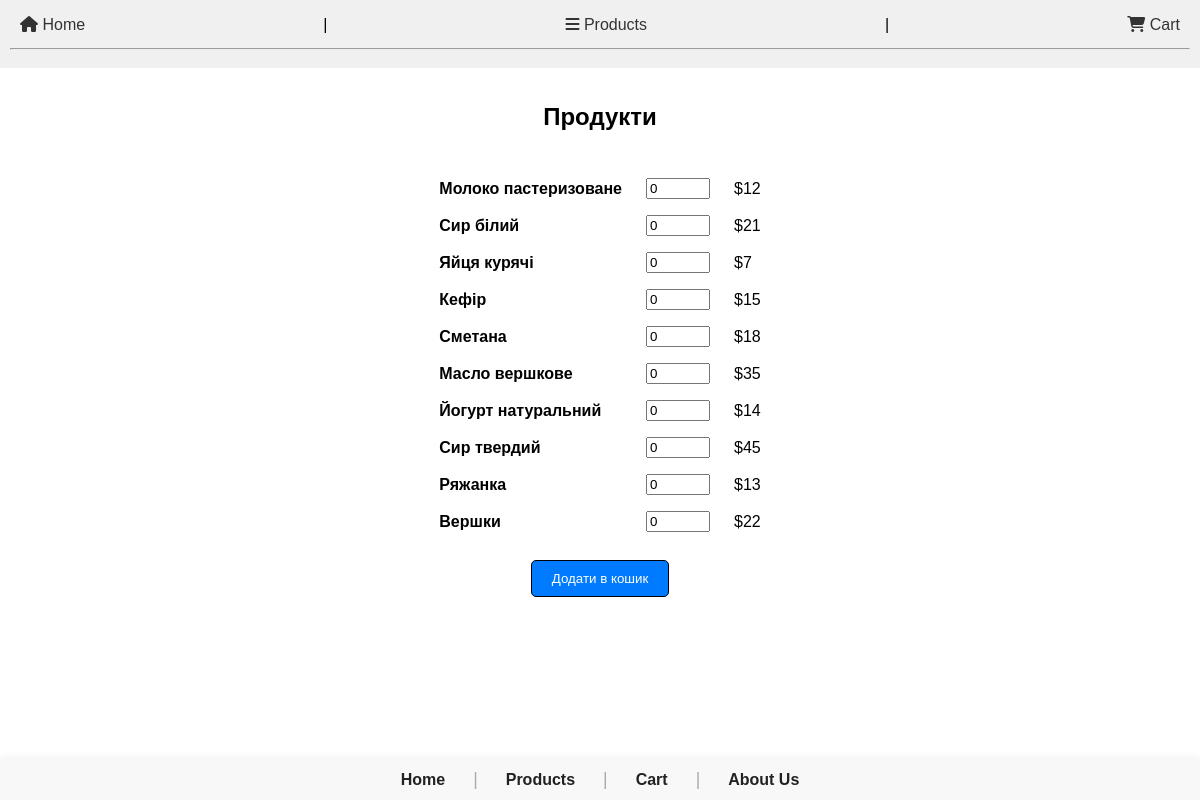
/products.php, run on the app's committed database.
### tables this page shows
CREATE TABLE products (
        id INTEGER PRIMARY KEY AUTOINCREMENT,
        name TEXT NOT NULL,
        price INTEGER NOT NULL
    );

### includes/functions.php (called while the page is built, shortened)
<?php
function getProducts() {
    require_once __DIR__ . '/../data/productsDB.php';
    $products = [];
    $stmt = $pdo->query("SELECT id, name, price FROM products");
    while ($row = $stmt->fetch(PDO::FETCH_ASSOC)) {
        $products[$row['id']] = $row;
    }
    return $products;
}

### products.php (the view, shortened to what this page needs)
<?php
include __DIR__ . '/includes/functions.php';
$products = getProducts();
include __DIR__ . '/includes/header.php';
?>
<div class="main-content">
    <h2>Продукти</h2>
    <form method="POST" action="">
        <table>
            <?php foreach ($products as $product): ?>
            <tr>
                <td><b><?= htmlspecialchars($product['name']) ?></b></td>
                <td><input type="number" name="count_<?= $product['id'] ?>" value="0" min="0" max="100"></td>
                <td>$<?= $product['price'] ?></td>
            </tr>
            <?php endforeach; ?>
        </table>
        <div class="button-center">
            <button type="submit">Додати в кошик</button>
        </div>
    </form>
</div>
<?php include __DIR__ . '/includes/footer.php'; ?>

### includes/header.php
<header >
<link rel="stylesheet" href="style.css">
<link rel="stylesheet" href="https://cdnjs.cloudflare.com/ajax/libs/font-awesome/6.5.0/css/all.min.css">
    <nav style="display: flex; justify-content: space-between; align-items: center; margin: 0 auto; height: 30px; padding: 0%;">
        <a href="index.php">
            <i class="fas fa-home"></i> Home
        </a> |
        <a href="products.php">
            <i class="fas fa-bars"></i> Products
        </a> |
        <a href="basket.php">
            <i class="fas fa-shopping-cart"></i> Cart
        </a>
    </nav>
    <hr>
</header>

### includes/footer.php
<footer>
<link rel="stylesheet" href="style.css">
    <div class="footer-links">
        <a href="index.php">Home</a>
        <span class="footer-separator">|</span>
        <a href="products.php">Products</a>
        <span class="footer-separator">|</span>
        <a href="basket.php">Cart</a>
        <span class="footer-separator">|</span>
        <a href="about.php">About Us</a>
    </div>
</footer>

### style.css (style rules this page uses)
header, footer { background: #f0f0f0; padding: 10px; }
nav a { margin: 0 10px; text-decoration: none; color: #333; }
table { margin: 20px 0; border-collapse: collapse; }
td, th { padding: 8px 12px; }
button { padding: 6px 16px; }
footer { width: 100%; background: #f8f8f8; box-shadow: 0 -2px 8px rgba(0,0,0,0.05); padding: 10px 0; position: fixed; bottom: 0; left: 0; z-index: 100; text-align: center; }
.footer-links { display: inline-flex; gap: 20px; align-items: center; }
.footer-links a { color: #222; text-decoration: none; font-weight: bold; font-size: 1em; padding: 0 8px; transition: color 0.2s; }
.footer-separator { color: #aaa; font-size: 1.1em; user-select: none; }
.main-content { display: flex; flex-direction: column; align-items: center; justify-content: center; min-height: 70vh; }
.button-center { display: flex; justify-content: center; margin-top: 20px; }
.button-center button { background-color: #007bff; color: #fff; border: 1px solid #000; border-radius: 5px; padding: 10px 20px; cursor: pointer; }

### data on the page
products: name "Молоко пастеризоване", price "12"
products: name "Сир білий", price "21"
products: name "Яйця курячі", price "7"
products: name "Кефір", price "15"
products: name "Сметана", price "18"
products: name "Масло вершкове", price "35"
products: name "Йогурт натуральний", price "14"
products: name "Сир твердий", price "45"
products: name "Ряжанка", price "13"
products: name "Вершки", price "22"
